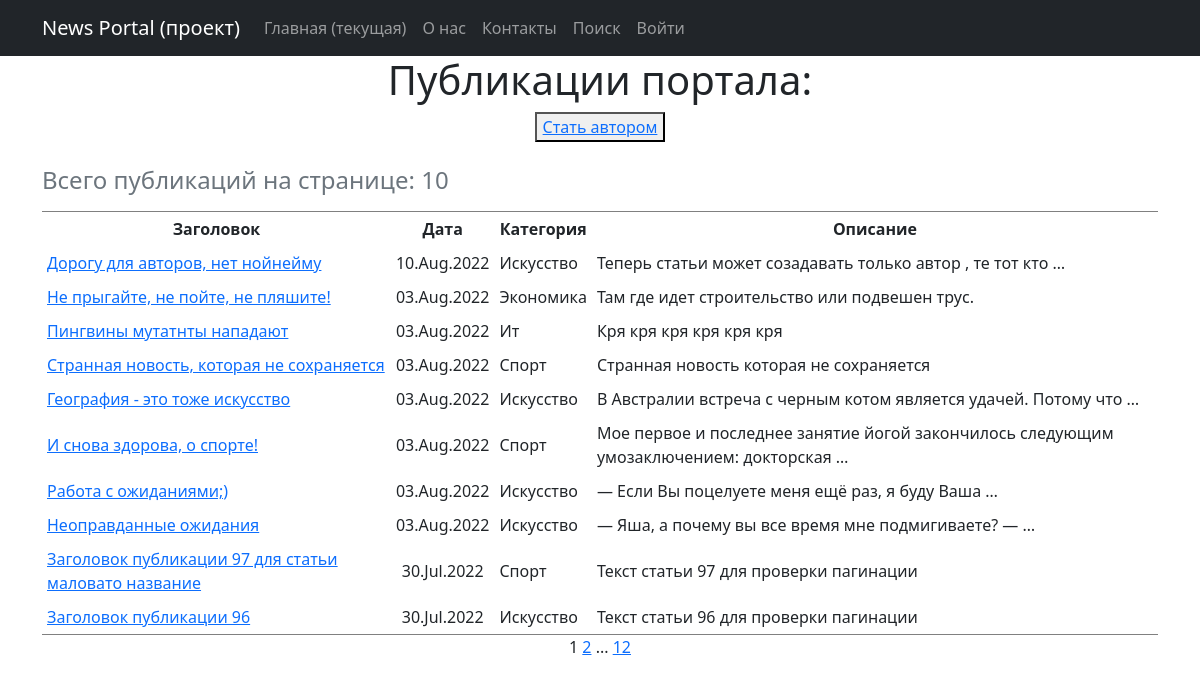
The app's page /posts/, older data.
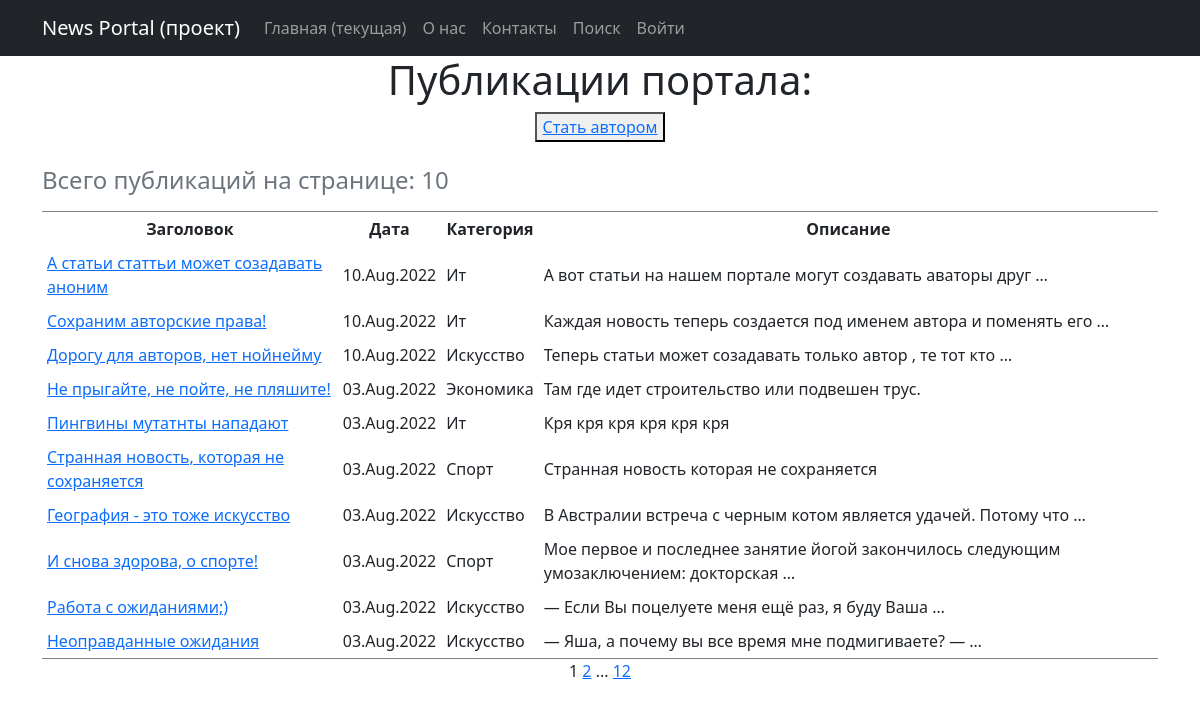
The same page, newer data.
### news/models.py (models this page shows, shortened)
class Post(models.Model):
    news = 'NW'
    article = 'AR'
    POST_TYPES =[
        (news, 'Новость'),
        (article, 'Статья'),
    ]
    author_user = models.ForeignKey('Author', on_delete=models.CASCADE)
    post_type = models.CharField(max_length=2,
                                  choices=POST_TYPES,
                                  default=article)
    create_date = models.DateTimeField(auto_now_add=True)
    category = models.ManyToManyField('Category', through='PostCategory')
    header_post = models.CharField(max_length=128)
    text_post = models.TextField()
    rating_post = models.SmallIntegerField(default=0)
    def get_absolute_url(self):
        return reverse('post_detail', args=[str(self.pk)])
    class Meta:
        verbose_name = 'Публикация'
        verbose_name_plural = 'Публикации'

class Category(models.Model):
    name_category = models.CharField(max_length=64, unique=True, verbose_name='Название', help_text='Название категории - 64 символа')
    def __str__(self):
        return f"{self.name_category.title()}"
    class Meta:
        verbose_name = 'Категория'
        verbose_name_plural = 'Категории'

### news/views.py (the view)
# urls.py: path('', PostsList.as_view(), name='home'),
class PostsList(ListView):
    model = Post
    ordering = '-create_date'
    template_name = 'posts.html'
    context_object_name = 'posts'
    paginate_by = 10
    def get_context_data(self, **kwargs):
        context = super().get_context_data(**kwargs)
        context['is_not_author'] = not self.request.user.groups.filter(name='authors').exists()
        return context

### news/templatetags/custom_filters.py (called while the page is built)
@register.filter()
def censor(value):
    if not isinstance(value, str):
        raise TypeError("Цензура осуществляется только для объекта типа строка (str)")
    else:
        list_ = value.split(" ")
        for i in range(len(list_)):
            if list_[i].strip(string.punctuation).lower() in CENSOR_LIST:
                for j in range(1, len(list_[i])):
                    if list_[i][j] not in string.punctuation:
                        list_[i] = f"{list_[i][:j]}*{list_[i][j+1:]}"
        return f'{" ".join(list_)}'

### templates/posts.html (shortened to what this page needs)
{% extends 'flatpages/default.html' %}
{% load custom_filters %}
{% block content %}
<h1>Публикации портала:</h1>
<p>
{% if is_not_author %}
   <button><a href="{% url 'profile_user_upgrade' %}"> Стать автором </a></button>
{% endif %}
</p>
{% if posts %}
    <table border="3" cellspacing="10" cellpadding="5" frame="hsides">
        <caption align="top"> <h4>Всего публикаций на странице: {{ posts|length }}</h4></caption>
        <tr>
            <th>Заголовок</th>
            <th>Дата</th>
            <th>Категория</th>
            <th>Описание</th>
        </tr>
        {% for post in posts %}
        <tr>
            <td align="left"><a href="{{ post.get_absolute_url  }}"> {{ post.header_post|censor }} </a></td>
            <td>{{ post.create_date|date:'d.M.Y' }}</td>
            <td align="left">
                {% for cat in post.category.all %}
                {{ cat }}
                {% endfor %}
            </td>
            <td align="left">{{ post.text_post|truncatewords:10|censor }}</td>
        </tr>
        {% endfor %}
    </table>
{% else %}
    <h3>А новостей на сегодня нет!</h3>
{% endif %}
    {{ page_obj.number }}
    {% if  page_obj.has_next %}
        <a href="?page={{ page_obj.next_page_number }}">{{ page_obj.next_page_number }}</a>
        {% if paginator.num_pages != page_obj.next_page_number %}
            ...
            <a href="?page={{ page_obj.paginator.num_pages }}">{{ page_obj.paginator.num_pages }}</a>
        {% endif %}
    {% endif%}
{% endblock content %}

### templates/flatpages/default.html (shortened to what this page needs)
<!DOCTYPE html>
<html lang="en">
    <head>
        {% load static %}
        {% load custom_filters %}
        <link href="{% static 'css/styles.css' %}" rel="stylesheet" />
    </head>
    <body>
        <nav class="navbar navbar-expand-lg navbar-dark bg-dark static-top">
           <div class="container">
               <a class="navbar-brand" href="#">News Portal (проект)</a>
               <div class="collapse navbar-collapse" id="navbarResponsive">
                   <ul class="navbar-nav ml-auto">
                       <li class="nav-item active">
                           <a class="nav-link" href="/posts/">Главная
                               <span class="sr-only">(текущая)</span>
                           </a>
                       </li>
                       <li class="nav-item">
                           <a class="nav-link" href="/about/">О нас</a>
                       </li>
                       <li class="nav-item">
                           <a class="nav-link" href="/contacts/">Контакты</a>
                       </li>
                       <li class="nav-item">
                           <a class="nav-link" href="{% url 'posts_list_search' %}">Поиск</a>
                       </li>
                       <li class="nav-item">
                           {% if request.user.is_authenticated %}
                           <a class="nav-link" href="http://127.0.0.1:8000/accounts/logout/">Выйти</a>
                           {% else %}
                           <a class="nav-link" href="http://127.0.0.1:8000/accounts/login/">Войти</a>
                           {% endif %}
                       </li>
                   </ul>
               </div>
           </div>
        </nav>
        <div class="container">
           <div class="row">
               <div class="col-lg-12 text-center">
                   {% block content %}{% endblock content %}
               </div>
           </div>
        </div>
    </body>
</html>

Row changes from the older to the newer data that the page shows:
no longer on this page (row edited): Post: header_post|censor "Заголовок публикации 97 для статьи маловато название", create_date "30.Jul.2022", text_post|censor "Текст статьи 97 для проверки пагинации", Category (name_category "Спорт")
no longer on this page (row unchanged): Post: header_post|censor "Заголовок публикации 96", create_date "30.Jul.2022", text_post|censor "Текст статьи 96 для проверки пагинации", Category (name_category "Искусство")
added Post: header_post|censor "А статьи статтьи может созадавать аноним", create_date "10.Aug.2022", text_post|censor "А вот статьи на нашем портале могут создавать аваторы друг …", Category (name_category "Ит")
added Post: header_post|censor "Сохраним авторские права!", create_date "10.Aug.2022", text_post|censor "Каждая новость теперь создается под именем автора и поменять его …", Category (name_category "Ит")
